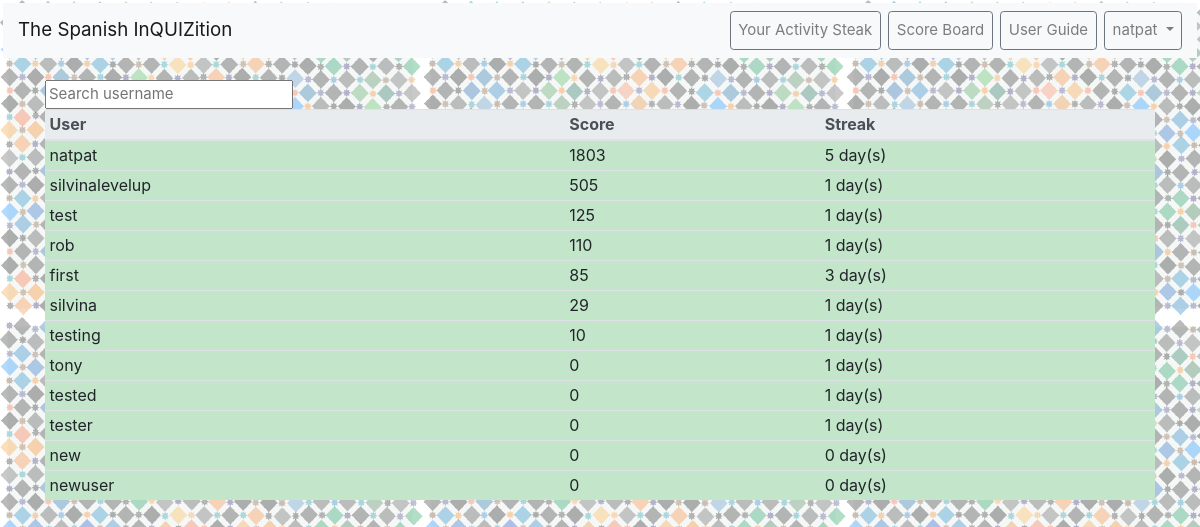
Before: /courses/scoreboard/ (signed in) with the older database file.
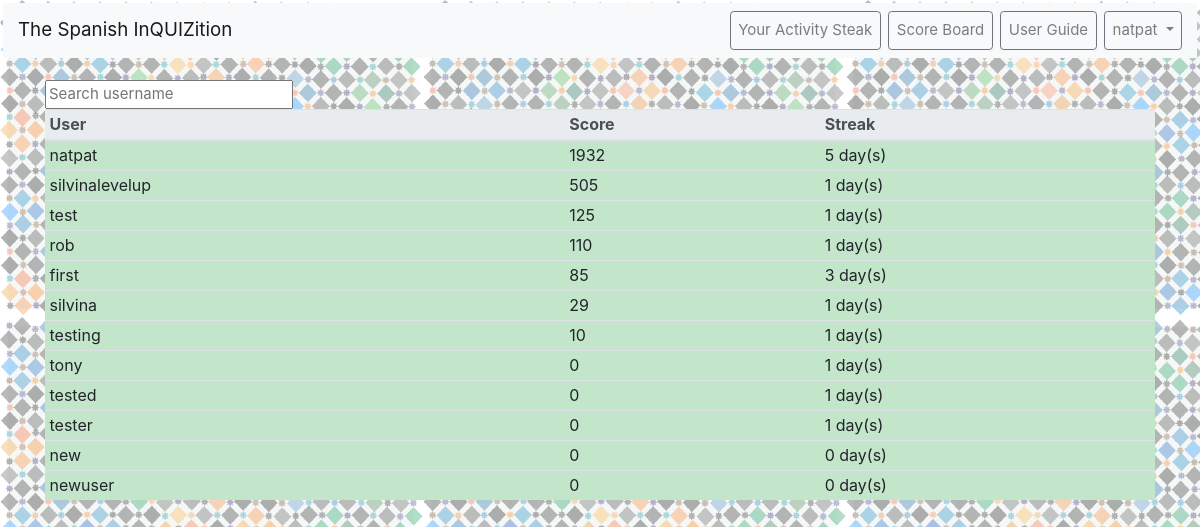
After: the same page with the newer database file.
### users/models.py (models this page shows)
class CustomUser(AbstractUser):
    points = models.PositiveIntegerField(null=False, blank=False, default=0)

### courses/views.py (the view)
# urls.py: path('scoreboard/', ScoreBoard.as_view(), name='scoreboard'),
class ScoreBoard(LoginRequiredMixin,View):
    template_name = 'scoreboard.html'
    def get(self, request):
        users = PlayerScore.objects.all()
        userDict = dict()
        for item in users:
            userDict[item.user] = [item.score, ]
        rankedUsers = sorted(userDict.items(), key=lambda x: x[1], reverse=True)
        for key in userDict:
            days = PlayerScore.objects.filter(user=key).first()
            day = getattr(days, 'day_streak')
            userDict[key].append(day)
        context = {
            'users': len(rankedUsers),
            'ranked': rankedUsers,
        }
        return render(request, self.template_name, context)

### templates/scoreboard.html (shortened to what this page needs)
{% extends 'base.html' %}
{% block content %}
<body  class="home">
<div id = "users2">
  <input type="text" class="search" placeholder="Search username" />
<table class="table table-hover table-sm" id="score-table">
  <thead class="thead-light">
    <tr>
      <th scope="col" class="sort" data-sort="name">User</th>
      <th scope="col" class="sort" data-sort="score">Score</th>
      <th scope="col" class="sort" data-sort="streak">Streak</th>
    </tr>
  </thead>
  <tbody class="list">
  {% for obj in ranked %}
  <tr class="table-success">
      <td class="name">{{ obj.0 }}</td>
      <td class="score">{{ obj.1.0 }}</td>
      <td class="streak">{{ obj.1.1 }} day(s)</td>
  </tr>
  {% endfor %}
  </tbody>
</table>
</div>
</body>
{% endblock content %}

### templates/base.html (shortened to what this page needs)
{% load static from staticfiles %}
<html lang="es">
  <head>
    <link rel="stylesheet" href="https://stackpath.bootstrapcdn.com/bootstrap/4.1.3/css/bootstrap.min.css"
>
    <link rel="stylesheet" href="{% static 'base.css' %}">
  </head>
  <body>
  <div class="background" style="background=color:white">
    <nav class="navbar navbar-expand-md navbar-light bg-light mb-4">
      <a class="navbar-brand" href="{% url 'home' %}">The Spanish InQUIZition</a>
      <div class="collapse navbar-collapse" id="navbarCollapse">
        {% if user.is_authenticated %}
          <ul class="navbar-nav ml-auto">
            <li class="nav-item">
              <a class = "nav-link btn btn-outline-secondary" href="{% url 'profile' %}">Your Activity Steak</a></li>
            <li class="nav-item">
              <a class="nav-link btn btn-outline-secondary ml-2" href="{% url 'scoreboard' %}" >Score Board</a></li>
            <li class="nav-item">
              <a class="nav-link btn btn-outline-secondary ml-2" href="{% url 'instructions' %}">User Guide</a></li>
              <a class="nav-link dropdown-toggle btn btn-outline-secondary ml-2" href="#" id="userMenu" data-toggle="dropdown" aria-haspopup="true" aria-expanded="false">
                {{ user.username }}
              </a>
          </ul>
        {% endif %}
      </div>
    </nav>
    <div class="container">
      {% block content %}
      {% endblock content %}
    </div>
  </div>
  </body>
</html>

Changed rows visible on the page:
changed CustomUser "natpat": obj "1803" → "1932"
